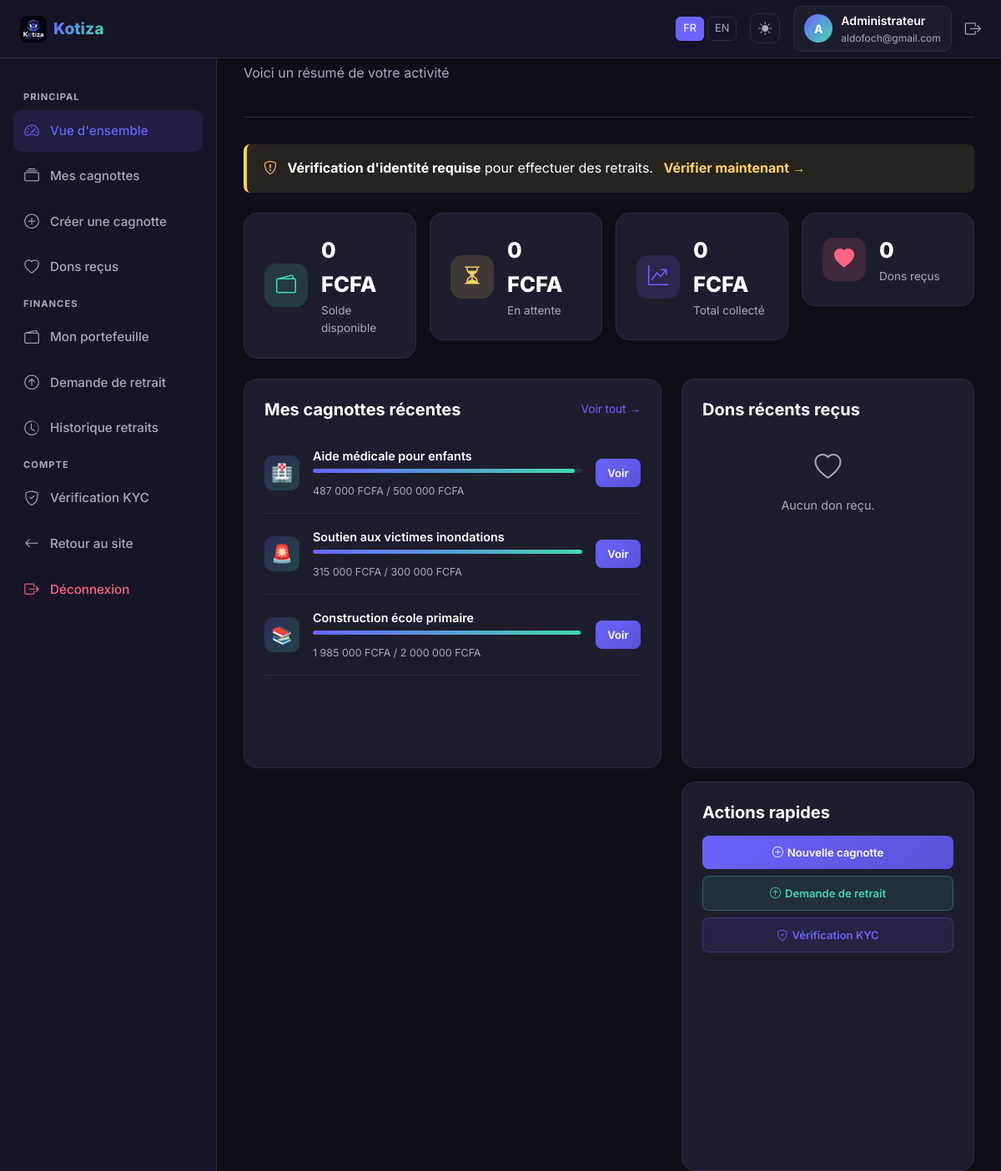
/user/dashboard.php (signed in), run on the app's committed database.
### tables this page shows
CREATE TABLE users (
            id INTEGER PRIMARY KEY AUTOINCREMENT,
            full_name TEXT NOT NULL,
            email TEXT UNIQUE NOT NULL,
            phone TEXT UNIQUE NOT NULL,
            password TEXT NOT NULL,
            role TEXT NOT NULL DEFAULT 'user',
            status TEXT NOT NULL DEFAULT 'active',
            balance_pending REAL NOT NULL DEFAULT 0,
            balance_available REAL NOT NULL DEFAULT 0,
            total_collected REAL NOT NULL DEFAULT 0,
            login_attempts INTEGER NOT NULL DEFAULT 0,
            locked_until INTEGER,
            created_at DATETIME DEFAULT CURRENT_TIMESTAMP,
            updated_at DATETIME DEFAULT CURRENT_TIMESTAMP
        );

CREATE TABLE campaigns (
            id INTEGER PRIMARY KEY AUTOINCREMENT,
            user_id INTEGER NOT NULL,
            title TEXT NOT NULL,
            slug TEXT UNIQUE NOT NULL,
            description TEXT NOT NULL,
            cover_image TEXT,
            goal_amount REAL NOT NULL,
            collected_amount REAL NOT NULL DEFAULT 0,
            category TEXT NOT NULL,
            status TEXT NOT NULL DEFAULT 'active',
            donors_count INTEGER NOT NULL DEFAULT 0,
            created_at DATETIME DEFAULT CURRENT_TIMESTAMP,
            updated_at DATETIME DEFAULT CURRENT_TIMESTAMP,
            FOREIGN KEY (user_id) REFERENCES users(id)
        );

### includes/functions.php (called while the page is built, shortened)
<?php
function sanitize(string $input): string {
    return htmlspecialchars(strip_tags(trim($input)), ENT_QUOTES, 'UTF-8');
}
function getCurrentUser(): ?array {
    $pdo = getDB();
    $stmt = $pdo->prepare("SELECT * FROM users WHERE id = ?");
    $stmt->execute([$_SESSION['user_id']]);
    return $stmt->fetch() ?: null;
}
function formatAmount(float $amount, string $currency = 'FCFA'): string {
    return number_format($amount, 0, ',', ' ') . ' ' . $currency;
}
function progressPercent(float $collected, float $goal): float {
    return min(100, round(($collected / $goal) * 100, 1));
}
function getKYCStatus(int $userId): ?string {
    $pdo = getDB();
    $stmt = $pdo->prepare("SELECT status FROM kyc WHERE user_id = ?");
    $stmt->execute([$userId]);
    $row = $stmt->fetch();
    return $row ? $row['status'] : null;
}

### user/dashboard.php (the view, shortened to what this page needs)
<?php
require_once __DIR__ . '/../includes/functions.php';
$user = getCurrentUser();
$pdo = getDB();
$donationsCount = $pdo->prepare("SELECT COUNT(*) FROM donations d JOIN campaigns c ON d.campaign_id=c.id WHERE c.user_id=? AND d.status='success'");
$donationsCount->execute([$user['id']]);
$totalDonations = $donationsCount->fetchColumn();
$recentDonations = $pdo->prepare("
  SELECT d.*, c.title as campaign_title FROM donations d
  JOIN campaigns c ON d.campaign_id = c.id
  WHERE c.user_id = ? AND d.status='success'
  ORDER BY d.created_at DESC LIMIT 5
");
$recentDonations->execute([$user['id']]);
$recent = $recentDonations->fetchAll();
$recentCampaigns = $pdo->prepare("SELECT * FROM campaigns WHERE user_id=? ORDER BY created_at DESC LIMIT 3");
$recentCampaigns->execute([$user['id']]);
$myCampaigns = $recentCampaigns->fetchAll();
require_once __DIR__ . '/../includes/dashboard_header.php';
?>
<div class="page-header">
  <h1 class="page-title">👋 <span data-i18n="dashboard_welcome">Bienvenue</span>, <?= sanitize($user['full_name']) ?></h1>
  <p class="page-subtitle">Voici un résumé de votre activité</p>
</div>
<?php if (!$kycStatus): ?>
<div class="alert border-0 rounded-3 mb-4" style="background:rgba(255,209,102,0.1);border-left:4px solid var(--warning) !important;border-left-width:4px;padding-left:1.25rem;">
  <i class="bi bi-shield-exclamation me-2" style="color:var(--warning)"></i>
  <strong>Vérification d'identité requise</strong> pour effectuer des retraits.
  <a href="/user/kyc.php" class="ms-2 fw-bold" style="color:var(--warning)">Vérifier maintenant →</a>
</div>
<?php endif; ?>
<div class="row g-3 mb-4">
  <div class="col-6 col-lg-3">
    <div class="stat-widget">
      <div class="stat-widget-icon icon-green"><i class="bi bi-wallet2"></i></div>
      <div>
        <div class="stat-widget-value"><?= formatAmount($user['balance_available']) ?></div>
        <div class="stat-widget-label" data-i18n="dashboard_balance">Solde disponible</div>
      </div>
    </div>
  </div>
  <div class="col-6 col-lg-3">
    <div class="stat-widget">
      <div class="stat-widget-icon icon-yellow"><i class="bi bi-hourglass-split"></i></div>
      <div>
        <div class="stat-widget-value"><?= formatAmount($user['balance_pending']) ?></div>
        <div class="stat-widget-label" data-i18n="dashboard_pending">En attente</div>
      </div>
    </div>
  </div>
  <div class="col-6 col-lg-3">
    <div class="stat-widget">
      <div class="stat-widget-icon icon-purple"><i class="bi bi-graph-up-arrow"></i></div>
      <div>
        <div class="stat-widget-value"><?= formatAmount($user['total_collected']) ?></div>
        <div class="stat-widget-label" data-i18n="dashboard_collected">Total collecté</div>
      </div>
    </div>
  </div>
  <div class="col-6 col-lg-3">
    <div class="stat-widget">
      <div class="stat-widget-icon icon-red"><i class="bi bi-heart-fill"></i></div>
      <div>
        <div class="stat-widget-value"><?= $totalDonations ?></div>
        <div class="stat-widget-label" data-i18n="dashboard_donations_received">Dons reçus</div>
      </div>
    </div>
  </div>
</div>
<div class="row g-4">
  <div class="col-lg-7">
    <div class="card-kotiza">
      <div class="card-body">
        <div class="d-flex justify-content-between align-items-center mb-3">
          <h5 style="font-weight:700;margin:0;">Mes cagnottes récentes</h5>
          <a href="/user/campaigns.php" style="font-size:0.85rem;color:var(--primary);">Voir tout →</a>
        </div>
        <?php if (empty($myCampaigns)): ?>
          <div class="text-center py-4" style="color:var(--text-muted);">
            <i class="bi bi-collection" style="font-size:2.5rem;"></i>
            <p class="mt-2">Aucune cagnotte pour l'instant.</p>
            <a href="/user/create-campaign.php" class="btn-primary-kotiza" style="font-size:0.85rem;">
              <i class="bi bi-plus-circle"></i> Créer ma première cagnotte
            </a>
          </div>
        <?php else: ?>
          <?php foreach ($myCampaigns as $c): ?>
            <div style="padding:1rem 0;border-bottom:1px solid var(--border);" class="d-flex gap-3 align-items-center">
              <div style="width:42px;height:42px;border-radius:10px;background:linear-gradient(135deg,rgba(108,99,255,0.2),rgba(67,217,173,0.2));display:flex;align-items:center;justify-content:center;font-size:1.3rem;flex-shrink:0;">
                <?= match($c['category']) { 'Santé'=>'🏥','Éducation'=>'📚','Urgence'=>'🚨','Humanitaire'=>'🤝',default=>'💡' } ?>
              </div>
              <div style="flex:1;min-width:0;">
                <div style="font-weight:600;font-size:0.9rem;color:var(--text);white-space:nowrap;overflow:hidden;text-overflow:ellipsis;"><?= sanitize($c['title']) ?></div>
                <div class="progress-kotiza mt-1" style="height:5px;">
                  <div class="progress-fill" style="width:<?= progressPercent($c['collected_amount'], $c['goal_amount']) ?>%"></div>
                </div>
                <div style="font-size:0.78rem;color:var(--text-muted);margin-top:2px;">
                  <?= formatAmount($c['collected_amount']) ?> / <?= formatAmount($c['goal_amount']) ?>
                </div>
              </div>
              <a href="/campaign/view.php?slug=<?= $c['slug'] ?>" class="btn-sm-kotiza btn-primary-sm">Voir</a>
            </div>
          <?php endforeach; ?>
        <?php endif; ?>
      </div>
    </div>
  </div>
  <div class="col-lg-5">
    <div class="card-kotiza mb-3">
      <div class="card-body">
        <h5 style="font-weight:700;margin-bottom:1rem;">Dons récents reçus</h5>
        <?php if (empty($recent)): ?>
          <div class="text-center py-3" style="color:var(--text-muted);font-size:0.9rem;">
            <i class="bi bi-heart" style="font-size:2rem;"></i><p class="mt-2">Aucun don reçu.</p>
          </div>
        <?php endif; ?>
      </div>
    </div>
    <div class="card-kotiza">
      <div class="card-body">
        <h5 style="font-weight:700;margin-bottom:1rem;">Actions rapides</h5>
        <div class="d-flex flex-column gap-2">
          <a href="/user/create-campaign.php" class="btn-sm-kotiza btn-primary-sm w-100 justify-content-center" style="padding:0.6rem;">
            <i class="bi bi-plus-circle"></i> Nouvelle cagnotte
          </a>
          <a href="/user/withdrawal.php" class="btn-sm-kotiza w-100 justify-content-center" style="padding:0.6rem;background:rgba(67,217,173,0.1);color:var(--accent);border:1px solid rgba(67,217,173,0.3);">
            <i class="bi bi-arrow-up-circle"></i> Demande de retrait
          </a>
          <a href="/user/kyc.php" class="btn-sm-kotiza w-100 justify-content-center" style="padding:0.6rem;background:rgba(108,99,255,0.1);color:var(--primary);border:1px solid rgba(108,99,255,0.3);">
            <i class="bi bi-shield-check"></i> Vérification KYC
          </a>
        </div>
      </div>
    </div>
  </div>
</div>
<?php require_once __DIR__ . '/../includes/dashboard_footer.php'; ?>

### includes/dashboard_header.php (shortened to what this page needs)
<?php
require_once __DIR__ . '/../includes/functions.php';
$currentUser = getCurrentUser();
$kycStatus = getKYCStatus($currentUser['id']);
$currentPath = $_SERVER['REQUEST_URI'] ?? '/';
?>
<!DOCTYPE html>
<html lang="fr" data-theme="dark">
<head>
  <link rel="stylesheet" href="https://cdn.jsdelivr.net/npm/bootstrap@5.3.2/dist/css/bootstrap.min.css">
  <link rel="stylesheet" href="https://cdn.jsdelivr.net/npm/bootstrap-icons@1.11.3/font/bootstrap-icons.min.css">
  <link rel="stylesheet" href="/assets/css/style.css">
</head>
<body>
<nav style="position:fixed;top:0;left:0;right:0;height:70px;background:var(--bg2);border-bottom:1px solid var(--border);display:flex;align-items:center;padding:0 1.5rem;z-index:200;gap:1rem;">
  <a href="/" style="display:flex;align-items:center;gap:8px;text-decoration:none;">
    <img src="/logo.png" height="32" style="border-radius:8px;">
    <span style="font-weight:800;font-size:1.2rem;background:linear-gradient(135deg,#6c63ff,#43d9ad);-webkit-background-clip:text;-webkit-text-fill-color:transparent;"><?= APP_NAME ?></span>
  </a>
  <div style="margin-left:auto;display:flex;align-items:center;gap:1rem;">
    <div class="d-flex gap-1">
      <button class="lang-btn" data-lang="fr">FR</button>
      <button class="lang-btn" data-lang="en">EN</button>
    </div>
    <button id="theme-toggle"><i class="bi bi-sun-fill" id="theme-icon"></i></button>
    <div style="display:flex;align-items:center;gap:10px;padding:6px 12px;background:var(--bg3);border-radius:10px;border:1px solid var(--border);">
      <div style="width:34px;height:34px;border-radius:50%;background:linear-gradient(135deg,#6c63ff,#43d9ad);display:flex;align-items:center;justify-content:center;color:#fff;font-weight:700;font-size:0.9rem;">
        <?= strtoupper(substr($currentUser['full_name'], 0, 1)) ?>
      </div>
      <div class="d-none d-sm-block">
        <div style="font-weight:600;font-size:0.88rem;color:var(--text);"><?= sanitize($currentUser['full_name']) ?></div>
        <div style="font-size:0.75rem;color:var(--text-muted);"><?= sanitize($currentUser['email']) ?></div>
      </div>
    </div>
    <a href="/auth/logout.php" style="color:var(--text-muted);font-size:1.2rem;" title="Déconnexion">
      <i class="bi bi-box-arrow-right"></i>
    </a>
  </div>
</nav>
<aside class="sidebar">
  <ul class="sidebar-nav">
    <li><span class="sidebar-section">Principal</span></li>
    <li><a href="/user/dashboard.php" class="sidebar-link <?= str_contains($currentPath,'dashboard') ? 'active' : '' ?>">
      <i class="bi bi-speedometer2"></i> Vue d'ensemble
    </a></li>
    <li><a href="/user/campaigns.php" class="sidebar-link <?= str_contains($currentPath,'campaigns') ? 'active' : '' ?>">
      <i class="bi bi-collection"></i> Mes cagnottes
    </a></li>
    <li><a href="/user/create-campaign.php" class="sidebar-link <?= str_contains($currentPath,'create') ? 'active' : '' ?>">
      <i class="bi bi-plus-circle"></i> <span data-i18n="create_campaign">Créer une cagnotte</span>
    </a></li>
    <li><a href="/user/donations.php" class="sidebar-link <?= str_contains($currentPath,'donations') ? 'active' : '' ?>">
      <i class="bi bi-heart"></i> Dons reçus
    </a></li>
    <li><span class="sidebar-section">Finances</span></li>
    <li><a href="/user/wallet.php" class="sidebar-link <?= str_contains($currentPath,'wallet') ? 'active' : '' ?>">
      <i class="bi bi-wallet2"></i> Mon portefeuille
    </a></li>
    <li><a href="/user/withdrawal.php" class="sidebar-link <?= str_contains($currentPath,'withdrawal') && !str_contains($currentPath,'withdrawals') ? 'active' : '' ?>">
      <i class="bi bi-arrow-up-circle"></i> Demande de retrait
    </a></li>
    <li><a href="/user/withdrawals.php" class="sidebar-link <?= str_contains($currentPath,'withdrawals') ? 'active' : '' ?>">
      <i class="bi bi-clock-history"></i> Historique retraits
    </a></li>
    <li><span class="sidebar-section">Compte</span></li>
    <li><a href="/user/kyc.php" class="sidebar-link <?= str_contains($currentPath,'kyc') ? 'active' : '' ?>">
      <i class="bi bi-shield-check"></i> Vérification KYC
    </a></li>
    <li><a href="/" class="sidebar-link"><i class="bi bi-arrow-left"></i> Retour au site</a></li>
    <li><a href="/auth/logout.php" class="sidebar-link" style="color:var(--secondary);">
      <i class="bi bi-box-arrow-right"></i> Déconnexion
    </a></li>
  </ul>
</aside>
<main class="main-content">

### data on the page
users: full_name "A", full_name "Administrateur", email "aldofoch@gmail.com", balance_available "0 FCFA", balance_pending "0 FCFA", total_collected "0 FCFA"
campaigns: category "🏥", title "Aide médicale pour enfants", collected_amount "487 000 FCFA", goal_amount "500 000 FCFA"
campaigns: category "🚨", title "Soutien aux victimes inondations", collected_amount "315 000 FCFA", goal_amount "300 000 FCFA"
campaigns: category "📚", title "Construction école primaire", collected_amount "1 985 000 FCFA", goal_amount "2 000 000 FCFA"

### other printed values
APP_NAME "Kotiza"
$totalDonations "0"
